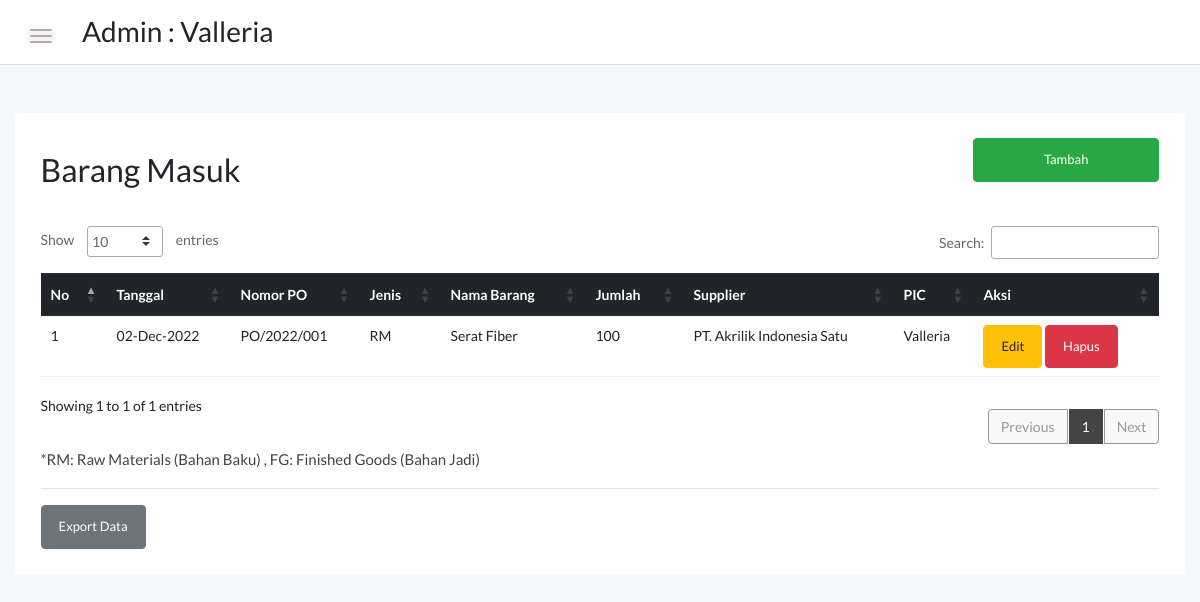
The page /psg/stock/masuk.php (signed in) on the database its author committed.
### tables this page shows
CREATE TABLE `barang_masuk` (
  `id` int(12) NOT NULL,
  `idx` int(12) NOT NULL,
  `tgl` date NOT NULL,
  `npo` varchar(50) NOT NULL,
  `jumlah` int(12) NOT NULL,
  `keterangan` varchar(50) NOT NULL,
  `supplier` varchar(50) NOT NULL,
  `pic` varchar(50) NOT NULL
);

CREATE TABLE `stok_barang` (
  `idx` int(12) NOT NULL,
  `nama` varchar(50) NOT NULL,
  `jenis` varchar(50) NOT NULL,
  `stock` int(12) NOT NULL,
  `harga` int(20) NOT NULL,
  `pic` varchar(50) NOT NULL
);

### psg/stock/masuk.php (the view, shortened to what this page needs)
<!doctype html>
<html class="no-js" lang="en">
<?php
    include '../dbconnect.php';
	?>
<head>
    <link rel="stylesheet" href="assets/css/bootstrap.min.css">
    <link rel="stylesheet" href="assets/css/font-awesome.min.css">
    <link rel="stylesheet" href="assets/css/themify-icons.css">
    <link rel="stylesheet" href="assets/css/metisMenu.css">
    <link rel="stylesheet" href="assets/css/owl.carousel.min.css">
    <link rel="stylesheet" href="assets/css/slicknav.min.css">
    <link rel="stylesheet" href="https://www.amcharts.com/lib/3/plugins/export/export.css" type="text/css" media="all" />
	<link rel="stylesheet" type="text/css" href="https://cdn.datatables.net/1.10.19/css/jquery.dataTables.min.css">
    <link rel="stylesheet" type="text/css" href="https://cdn.datatables.net/1.10.19/css/jquery.dataTables.css">
    <link rel="stylesheet" type="text/css" href="https://cdn.datatables.net/1.10.18/css/dataTables.bootstrap4.min.css">
    <link rel="stylesheet" type="text/css" href="https://cdn.datatables.net/responsive/2.2.3/css/responsive.bootstrap.min.css">
    <link rel="stylesheet" type="text/css" href="https://cdn.datatables.net/responsive/2.2.3/css/responsive.jqueryui.min.css">
	<link rel="stylesheet" type="text/css" href="https://cdn.datatables.net/buttons/1.5.2/css/buttons.dataTables.min.css">
    <link rel="stylesheet" href="assets/css/typography1.css">
    <link rel="stylesheet" href="assets/css/default-css.css">
    <link rel="stylesheet" href="assets/css/styles5.css">
    <link rel="stylesheet" href="assets/css/responsive.css">
</head>
<body>
    <div class="page-container">
        <div class="main-content">
            <div class="header-area">
                <div class="row align-items-center">
                    <div class="col-md-6 col-sm-8 clearfix">
                        <div class="nav-btn pull-left">
                            <span></span>
                            <span></span>
                            <span></span>
                        </div>
                        <div class="search-box pull-left">
                            <form action="#">
                                <h3>Admin : <?=$_SESSION['user'];?></h3>
                            </form>
                        </div>
                    </div>
                </div>
            </div>
            <div class="main-content-inner">
                <div class="row mt-5 mb-5">
                    <div class="col-12">
                        <div class="card">
                            <div class="card-body">
                                <div class="d-sm-flex justify-content-between align-items-center">
									<h2>Barang Masuk</h2>
									<button style="margin-bottom:20px" data-toggle="modal" data-target="#myModal" class="btn btn-success col-md-2"><span class="glyphicon glyphicon-plus"></span>Tambah</button>
                                </div>
                                <div class="market-status-table mt-4">
                                    <div class="datatable-dark table-responsive">
										 <table id="dataTable3" class="table table-hover"><thead class="thead-dark">
											<tr>
												<th>No</th>
												<th>Tanggal</th>
                                                <th>Nomor PO</th>
                                                <th>Jenis</th>
												<th>Nama Barang</th>
												<th>Jumlah</th>
												<th>Supplier</th>
                                                <th>PIC</th>
												<th>Aksi</th>
											</tr></thead><tbody>
											<?php
											$brg=mysqli_query($conn,"SELECT * from barang_masuk sb, stok_barang st where st.idx=sb.idx order by sb.id DESC");
											$no=1;
											while($b=mysqli_fetch_array($brg)){
                                                $id = $b['id'];
												?>
												<tr>
													<td><?php echo $no++ ?></td>
													<td><?php $tanggals=$b['tgl']; echo date("d-M-Y", strtotime($tanggals)) ?></td>
                                                    <td><?php echo $b['npo'] ?></td>
                                                    <td><?php echo $b['jenis'] ?></td>
													<td><?php echo $b['nama'] ?></td>
													<td><?php echo $b['jumlah'] ?></td>
													<td><?php echo $b['keterangan'] ?></td>
                                                    <td><?php echo $b['pic'] ?></td>
                                                    <td><button data-toggle="modal" data-target="#edit<?=$id;?>" class="btn btn-warning">Edit</button> <button data-toggle="modal" data-target="#del<?=$id;?>" class="btn btn-danger">Hapus</button></td>
												</tr>
												<?php
											}
											?>
										</tbody>
										</table>
                                    </div>
                                    <p>*RM: Raw Materials (Bahan Baku) , FG: Finished Goods (Bahan Jadi)</p>
                                    <hr>
									<a href="laporanmasuk.php" target="_blank" class="btn btn-secondary">Export Data</a>
                                </div>
                            </div>
                        </div>
                    </div>
                </div>
            </div>
        </div>
    </div>
</body>
</html>

### psg/stock/assets/css/typography1.css (style rules this page uses)
body { font-size: 14px; font-family: 'Lato', sans-serif; }
h1, h2, h3, h4, h5, h6 { margin: 0; font-family: 'Lato', sans-serif; }
p { font-family: 'Lato', sans-serif; font-size: 15px; line-height: 26px; color: #444; margin-bottom: 0; }
a, a:visited { text-decoration: none; transition: all 0.3s ease-in-out; -webkit-transition: all 0.3s ease-in-out; -moz-transition: all 0.3s ease-in-out; -o-transition: all 0.3s ease-in-out; outline: 0; font-family: 'Lato', sans-serif; }
button { cursor: pointer; outline: none!important; letter-spacing: 0; }

### psg/stock/assets/css/styles5.css (style rules this page uses)
.page-container { width: 100%; height: 100%; min-height: 100vh; padding-left: 280px; -webkit-transition: padding-left 0.3s ease 0s; transition: padding-left 0.3s ease 0s; }
.card { border: none; border-radius: 4px; background-color: #fff; -webkit-transition: all 0.3s ease 0s; transition: all 0.3s ease 0s; }
.card-body { padding: 25.6px; padding: 1.6rem; }
.main-content { width: 100%; background: #F3F8FB; }
.main-content-inner { padding: 0 30px 50px; }
.header-area { padding: 15px 30px; background: #fff; border-bottom: 1px solid #d8e3e7; }
.nav-btn { margin-right: 30px; margin-top: 10px; cursor: pointer; }
.nav-btn span { display: block; width: 22px; height: 2px; background: #b3aaaa; margin: 4px 0; border-radius: 15px; -webkit-transition: all 0.3s ease 0s; transition: all 0.3s ease 0s; box-shadow: 0 0 0 4px rgba(99, 96, 96, 0.03); }
.search-box form { position: relative; }
.market-status-table { overflow: hidden; }
.btn { padding: 11px 17px; font-size: 13px; letter-spacing: 0; }
table tr th { border-bottom: none; }
table tr th, table tr td { border-top: 1px solid rgba(120, 130, 140, 0.13) !important; }
table.dataTable.no-footer { border-bottom: 1px solid rgba(120, 130, 140, 0.13) !important; }
table.dataTable thead th, table.dataTable thead td { border-bottom-color: transparent; }
.datatable-dark thead { background: #444; color: #fff; }

### psg/stock/assets/css/responsive.css (style rules this page uses)
@media (min-width: 1200px) and (max-width: 1364px) { .main-content-inner { padding: 0 15px 50px; } }
@media (min-width: 1200px) and (max-width: 1364px) { .page-container, .sbar_collapsed.page-container { padding-left: 0; } }

### rows shown on the page
barang_masuk: tgl "02-Dec-2022", npo "PO/2022/001", stok_barang.jenis "RM", stok_barang.nama "Serat Fiber", jumlah "100", keterangan "PT. Akrilik Indonesia Satu", stok_barang.pic "Valleria"

### other values the page prints
$_SESSION['user'] "Valleria"
